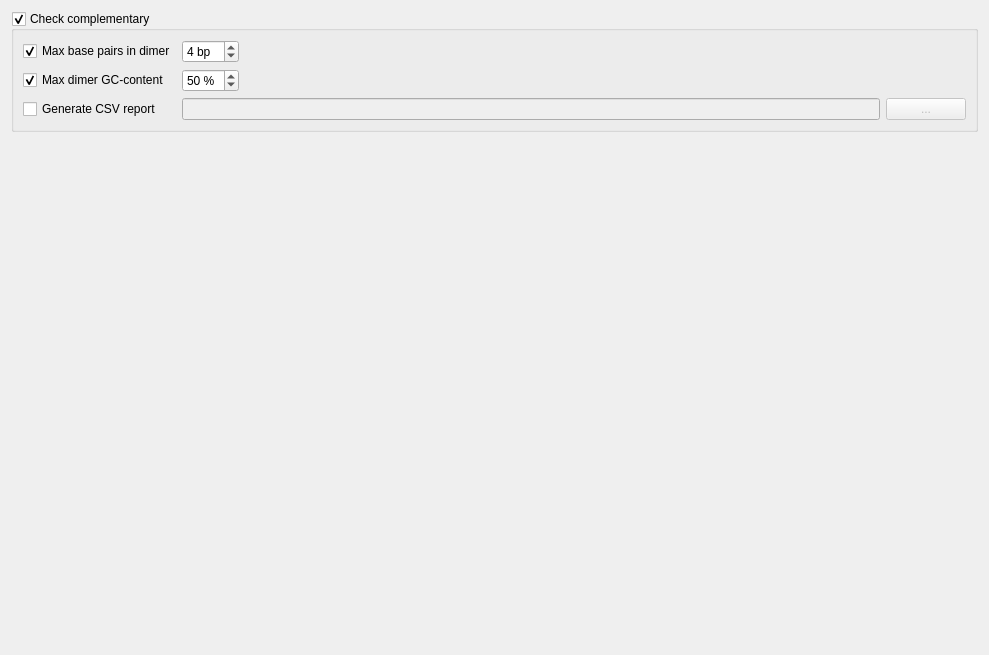
     <widget class="QWidget" name="tab_PosteriorActions">
      <property name="enabled">
       <bool>true</bool>
      </property>
      <attribute name="title">
       <string>Posterior Actions</string>
      </attribute>
      <attribute name="toolTip">
       <string>&lt;html&gt;&lt;head/&gt;&lt;body&gt;&lt;p&gt;In this section user can define actions for primers when Primer3 calculation is already finished - for example, check if result primer pairs self- and hetero-dimers are good enough.&lt;/p&gt;&lt;/body&gt;&lt;/html&gt;</string>
      </attribute>
      <layout class="QVBoxLayout" name="verticalLayout_21">
       <item>
        <widget class="QGroupBox" name="gbCheckComplementary">
         <property name="toolTip">
          <string>Check self- and hetero-dimers of primer pairs and filter pairs with inappropriate parameters</string>
         </property>
         <property name="title">
          <string>Check complementary</string>
         </property>
         <property name="checkable">
          <bool>true</bool>
         </property>
         <property name="checked">
          <bool>true</bool>
         </property>
         <layout class="QGridLayout" name="gridLayout_17">
          <item row="2" column="1" colspan="2">
           <layout class="QHBoxLayout" name="horizontalLayout_14">
            <item>
             <widget class="QLineEdit" name="leCsvReportPath">
              <property name="enabled">
               <bool>false</bool>
              </property>
              <property name="toolTip">
               <string>Save primer report in CSV file format</string>
              </property>
             </widget>
            </item>
            <item>
             <widget class="QPushButton" name="pbCsvReportChoosePath">
              <property name="enabled">
               <bool>false</bool>
              </property>
              <property name="sizePolicy">
               <sizepolicy hsizetype="Fixed" vsizetype="Fixed">
                <horstretch>0</horstretch>
                <verstretch>0</verstretch>
               </sizepolicy>
              </property>
              <property name="maximumSize">
               <size>
                <width>16777215</width>
                <height>16777215</height>
               </size>
              </property>
              <property name="toolTip">
               <string>Save primer report in CSV file format</string>
              </property>
              <property name="text">
               <string>...</string>
              </property>
             </widget>
            </item>
           </layout>
          </item>
          <item row="0" column="0">
           <widget class="QCheckBox" name="cbMaxBasePairInDimer">
            <property name="text">
             <string>Max base pairs in dimer</string>
            </property>
            <property name="checked">
             <bool>true</bool>
            </property>
           </widget>
          </item>
          <item row="1" column="2">
           <spacer name="horizontalSpacer_22">
            <property name="orientation">
             <enum>Qt::Horizontal</enum>
            </property>
            <property name="sizeHint" stdset="0">
             <size>
              <width>721</width>
              <height>20</height>
             </size>
            </property>
           </spacer>
          </item>
          <item row="2" column="0">
           <widget class="QCheckBox" name="cbGenerateCsvReport">
            <property name="toolTip">
             <string>Save primer report in CSV file format</string>
            </property>
            <property name="text">
             <string>Generate CSV report</string>
            </property>
           </widget>
          </item>
          <item row="1" column="1">
           <widget class="QSpinBox" name="sbMaxGcPairs">
            <property name="toolTip">
             <string>Maximum persantage of G/C base pairs</string>
            </property>
            <property name="suffix">
             <string> %</string>
            </property>
            <property name="value">
             <number>50</number>
            </property>
           </widget>
          </item>
          <item row="1" column="0">
           <widget class="QCheckBox" name="cbMaxDimerGcContent">
            <property name="text">
             <string>Max dimer GC-content</string>
            </property>
            <property name="checked">
             <bool>true</bool>
            </property>
           </widget>
          </item>
          <item row="0" column="1">
           <widget class="QSpinBox" name="sbMaxComplementPairs">
            <property name="toolTip">
             <string>Maximum persantage of G/C base pairs</string>
            </property>
            <property name="suffix">
             <string> bp</string>
            </property>
            <property name="value">
             <number>4</number>
            </property>
           </widget>
          </item>
         </layout>
        </widget>
       </item>
       <item>
        <widget class="QLabel" name="lbPosteriorActionsWarning">
         <property name="styleSheet">
          <string notr="true">color: #FF8B19; font: bold</string>
         </property>
         <property name="text">
          <string/>
         </property>
        </widget>
       </item>
       <item>
        <spacer name="verticalSpacer_12">
         <property name="orientation">
          <enum>Qt::Vertical</enum>
         </property>
         <property name="sizeType">
          <enum>QSizePolicy::Expanding</enum>
         </property>
         <property name="sizeHint" stdset="0">
          <size>
           <width>20</width>
           <height>492</height>
          </size>
         </property>
        </spacer>
       </item>
      </layout>
     </widget>
